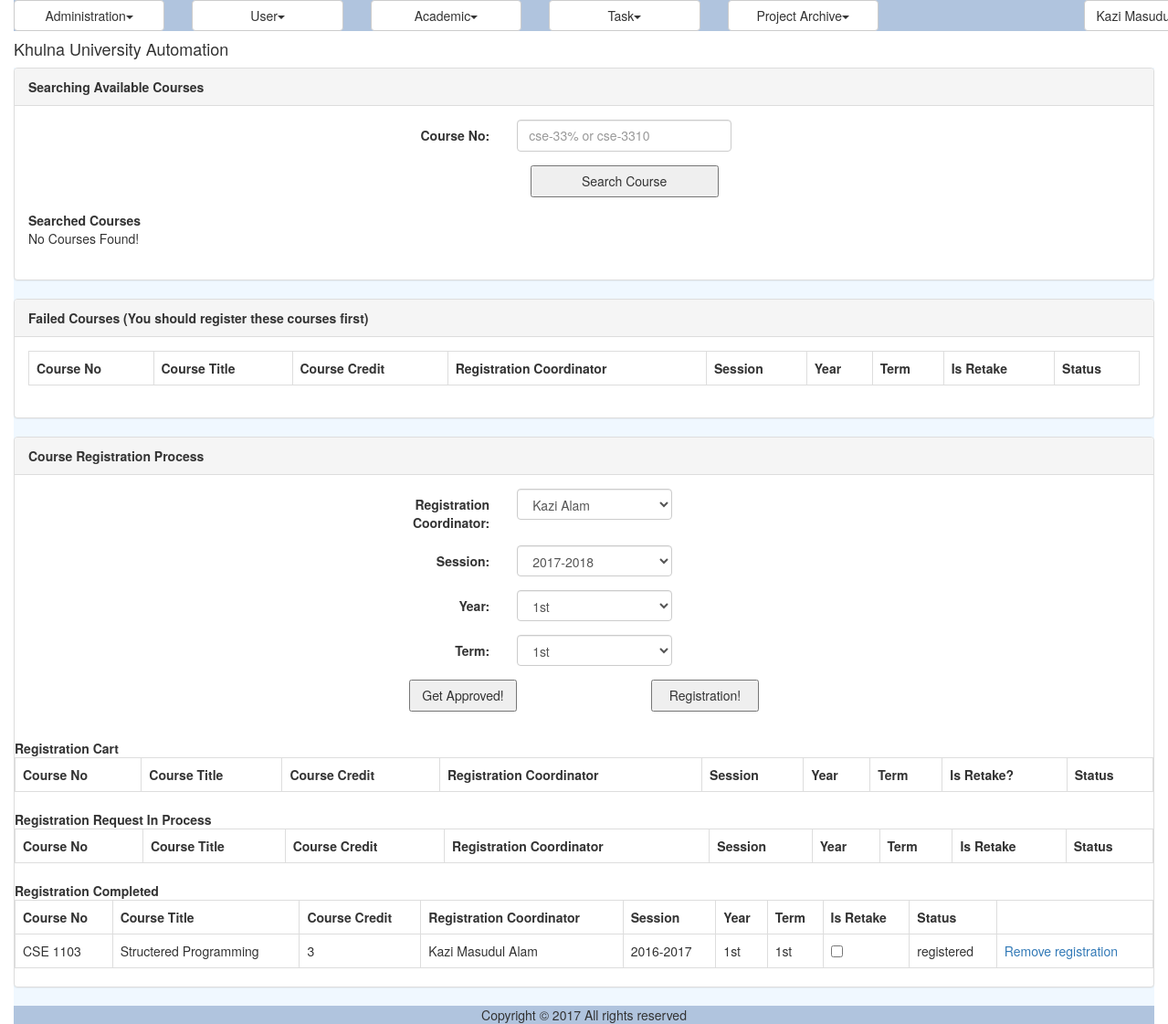
The app's page /course_student_registration.php?id=rokeya@gmail.com&mode=admin (signed in) with its own data.
### tables this page shows
CREATE TABLE IF NOT EXISTS `reg_course` (
  `ID` varchar(40) NOT NULL,
  `CourseNo` varchar(40) NOT NULL,
  `Title` varchar(100) NOT NULL,
  `Credit` double NOT NULL,
  `CourseTypeID` varchar(40) NOT NULL,
  `DisciplineID` varchar(40) NOT NULL,
  `PrequisiteID` varchar(40) DEFAULT NULL,
  `IsDeleted` tinyint(1) NOT NULL,
  PRIMARY KEY (`ID`)
);

CREATE TABLE IF NOT EXISTS `ums_user` (
  `ID` varchar(40) NOT NULL,
  `UniversityID` varchar(20) NOT NULL,
  `Email` varchar(50) NOT NULL,
  `Password` varchar(255) NOT NULL,
  `FirstName` varchar(50) DEFAULT NULL,
  `MiddleName` varchar(50) DEFAULT NULL,
  `LastName` varchar(50) DEFAULT NULL,
  `DisciplineID` varchar(40) DEFAULT NULL,
  `Status` varchar(20) DEFAULT NULL,
  `IsLogged` varchar(10) DEFAULT NULL,
  `IsArchived` varchar(10) DEFAULT NULL,
  `IsDeleted` varchar(10) DEFAULT NULL,
  PRIMARY KEY (`ID`),
  UNIQUE KEY `Email` (`Email`),
  UNIQUE KEY `UniversityID` (`UniversityID`)
);

CREATE TABLE IF NOT EXISTS `reg_registration_session` (
  `ID` varchar(40) NOT NULL,
  `Name` varchar(30) NOT NULL,
  PRIMARY KEY (`ID`)
);

CREATE TABLE IF NOT EXISTS `reg_year` (
  `ID` varchar(40) NOT NULL,
  `Name` varchar(20) NOT NULL,
  PRIMARY KEY (`ID`)
);

CREATE TABLE IF NOT EXISTS `reg_term` (
  `ID` varchar(40) NOT NULL,
  `Name` varchar(20) NOT NULL,
  PRIMARY KEY (`ID`)
);

CREATE TABLE IF NOT EXISTS `reg_course_student_registration` (
  `ID` varchar(40) NOT NULL,
  `Regs_TeacherID` varchar(40) DEFAULT NULL,
  `StudentID` varchar(40) NOT NULL,
  `CourseID` varchar(40) NOT NULL,
  `SessionID` varchar(40) DEFAULT NULL,
  `YearID` varchar(40) DEFAULT NULL,
  `TermID` varchar(40) DEFAULT NULL,
  `IsRetake` tinyint(1) DEFAULT '0',
  `PreRetake` tinyint(1) NOT NULL DEFAULT '0',
  `Status` varchar(20) NOT NULL,
  PRIMARY KEY (`ID`)
);

### modules/registration/ui/view.course_student_registration.inc (the view, shortened to what the rows shown need)
<?php
include_once COMMON.'class.common.course.inc';
include_once COMMON.'class.common.user.inc';
include_once COMMON.'class.common.inc';
include_once 'blade/view.course_student_registration.blade.inc';
?>
<div class="panel panel-default">
    <div class="panel-body">
		<table class="table table-bordered">
				<?php
		 	$CourseStudentRegistration = new CourseStudentRegistration();
		    $Student = new User();
		    if(isset($_GET['mode'])&&strcasecmp($_GET['mode'], 'admin')==0&&isset($_GET['id']))
		    	$Student->setID($_GET['id']);
		    else
		    	$Student->setID($globalUser->getID());
		    $CourseStudentRegistration->setStudent($Student);
		 	$CourseStudentRegistration->setStatus('failed');
		    $Result_Student_Cart = $_CourseStudentRegistrationBAO
		                                ->searchRegistrationCart($CourseStudentRegistration);
				if(isset($Result_Student_Cart)&&$Result_Student_Cart->getIsSuccess())
				{
					?>
					<tr>
						<th>Course No</th>
						<th>Course Title</th>
						<th>Course Credit</th>
						<th>Registration Coordinator</th>
						<th>Session</th>
						<th>Year</th>
						<th>Term</th>
						<th>Is Retake</th>
						<th>Status</th>
					</tr>
						<?php
				}
				else{
				echo 'No courses to display!';
			}
			?>
		</table>
    </div>
</div>
<div class="panel panel-default">
<div>
<table class="table table-bordered">
		<?php
 	$CourseStudentRegistration = new CourseStudentRegistration();
    $Student = new User();
    if(isset($_GET['mode'])&&strcasecmp($_GET['mode'], 'admin')==0&&isset($_GET['id']))
    	$Student->setID($_GET['id']);
    else
    	$Student->setID($globalUser->getID());
    $CourseStudentRegistration->setStudent($Student);
 	$CourseStudentRegistration->setStatus('pending');
    $Result_Student_Cart = $_CourseStudentRegistrationBAO
                                ->searchRegistrationCart($CourseStudentRegistration);
		if(isset($Result_Student_Cart)&&$Result_Student_Cart->getIsSuccess())
		{
			?>
			<tr>
				<th>Course No</th>
				<th>Course Title</th>
				<th>Course Credit</th>
				<th>Registration Coordinator</th>
				<th>Session</th>
				<th>Year</th>
				<th>Term</th>
				<th>Is Retake?</th>
				<th>Status</th>
			</tr>
				<?php
		}
		else{
		echo 'No courses to display!';
	}
	?>
</table>
</div>
<div>
<table class="table table-bordered">
		<?php
 	$CourseStudentRegistration = new CourseStudentRegistration();
    $Student = new User();
    if(isset($_GET['mode'])&&strcasecmp($_GET['mode'], 'admin')==0&&isset($_GET['id']))
    	$Student->setID($_GET['id']);
    else
    	$Student->setID($globalUser->getID());
    $CourseStudentRegistration->setStudent($Student);
 	$CourseStudentRegistration->setStatus('submitted,approved,rejected');
    $Result_Student_Cart = $_CourseStudentRegistrationBAO
                                ->searchRegistrationCart($CourseStudentRegistration);
		if(isset($Result_Student_Cart)&&$Result_Student_Cart->getIsSuccess())
		{
			?>
			<tr>
				<th>Course No</th>
				<th>Course Title</th>
				<th>Course Credit</th>
				<th>Registration Coordinator</th>
				<th>Session</th>
				<th>Year</th>
				<th>Term</th>
				<th>Is Retake</th>
				<th>Status</th>
			</tr>
				<?php
		}
		else{
		echo 'No courses to display!';
	}
	?>
</table>
</div>
<div>
<table class="table table-bordered">
		<?php
 	$CourseStudentRegistration = new CourseStudentRegistration();
    $Student = new User();
    if(isset($_GET['mode'])&&strcasecmp($_GET['mode'], 'admin')==0&&isset($_GET['id']))
    	$Student->setID($_GET['id']);
    else
    	$Student->setID($globalUser->getID());
    $CourseStudentRegistration->setStudent($Student);
 	$CourseStudentRegistration->setStatus('registered');
    $Result_Student_Cart = $_CourseStudentRegistrationBAO
                                ->searchRegistrationCart($CourseStudentRegistration);
		if(isset($Result_Student_Cart)&&$Result_Student_Cart->getIsSuccess())
		{
			$CourseStudentRegistrations = $Result_Student_Cart->getResultObject();
			?>
			<tr>
				<th>Course No</th>
				<th>Course Title</th>
				<th>Course Credit</th>
				<th>Registration Coordinator</th>
				<th>Session</th>
				<th>Year</th>
				<th>Term</th>
				<th>Is Retake</th>
				<th>Status</th>
			</tr>
			<?php
			for($i = 0; $i < sizeof($CourseStudentRegistrations); $i++) {
				$CourseStudentRegistration = $CourseStudentRegistrations[$i];
				?>
				<tr>
					<td><?php echo $CourseStudentRegistration->getCourse()->getCourseNo(); ?></td>
					<td><?php echo $CourseStudentRegistration->getCourse()->getTitle(); ?></td>
					<td><?php echo $CourseStudentRegistration->getCourse()->getCredit(); ?></td>
					<td><?php echo $CourseStudentRegistration->getTeacher()->getFullName(); ?></td>
					<td><?php echo $CourseStudentRegistration->getSession()->getName(); ?></td>
					<td><?php echo $CourseStudentRegistration->getYear()->getName(); ?></td>
					<td><?php echo $CourseStudentRegistration->getTerm()->getName(); ?></td>
					<td><input type="checkbox" name="name1" onclick="return false;"
								<?php
								if($CourseStudentRegistration->getPreRetake() == 1)
								{
									?>
									checked = "checked";
									<?php
								}
								?>/></td>
					<td><?php echo $CourseStudentRegistration->getStatus(); ?></td>
					<td>
					<a href="?remove=true&id=<?php echo $CourseStudentRegistration->getID();?>"
					onclick="return confirm('sure to remove from registration!'); ">Remove registration
					</a>
					</td>
				</tr>
				<?php
			}
		}
		else{
		echo 'No courses to display!';
	}
	?>
</table>
</div>
</div>

### records on screen
reg_course: CourseNo "CSE 1103", Title "Structered Programming", Credit "3"
ums_user: $CourseStudentRegistration->getTeacher()->getFullName() "Kazi Masudul Alam"
reg_registration_session: Name "2016-2017"
reg_year: Name "1st"
reg_term: Name "1st"
reg_course_student_registration: Status "registered"

### other values on screen
$globalMenu[$i]->getTitle() "Administration User Academic Task Project Archive"
$CurrentUser->getFullName() "Kazi…"
form field coordinator "Kazi Alam"
form field session "2017-2018"
form field year "1st"
form field term "1st"
